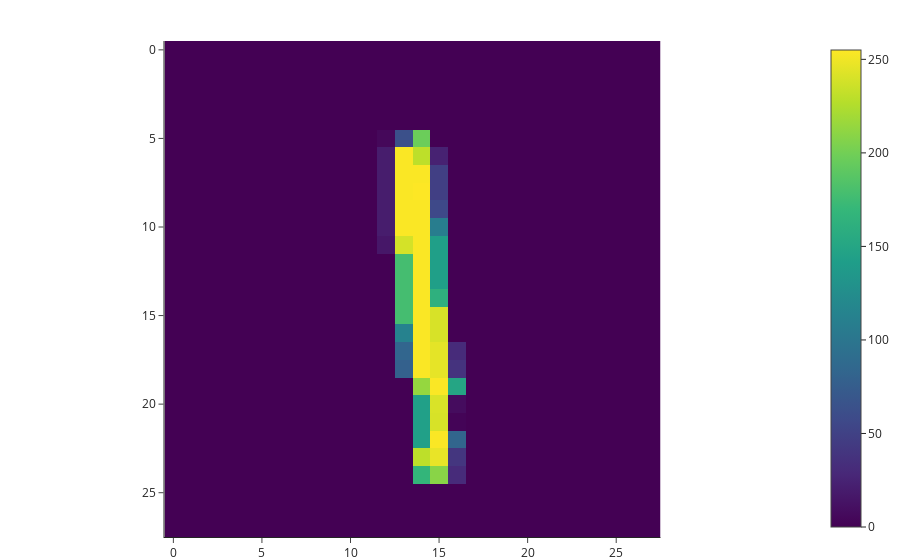

Notebook code cell kept with this figure:
### Code cell
px.imshow(img_array[8]).show()

### Figure 1 — Plotly figure (JSON) as saved in the notebook; plotly's stock layout.template omitted (floating-point values rounded to 4 significant figures; data arrays with more than 128 entries replaced by an {"elided": "..."} marker saying what was removed)
{"data": [{"coloraxis": "coloraxis", "name": "0", "z": {"elided": "28x28 float values"}, "type": "heatmap", "xaxis": "x", "yaxis": "y", "hovertemplate": "x: %{x}<br>y: %{y}<br>color: %{z}<extra></extra>"}], "layout": {"xaxis": {"anchor": "y", "domain": [0.0, 1.0], "scaleanchor": "y", "constrain": "domain"}, "yaxis": {"anchor": "x", "domain": [0.0, 1.0], "autorange": "reversed", "constrain": "domain"}, "coloraxis": {"colorscale": [[0.0, "#440154"], [0.1111, "#482878"], [0.2222, "#3e4989"], [0.3333, "#31688e"], [0.4444, "#26828e"], [0.5556, "#1f9e89"], [0.6667, "#35b779"], [0.7778, "#6ece58"], [0.8889, "#b5de2b"], [1.0, "#fde725"]]}}}
